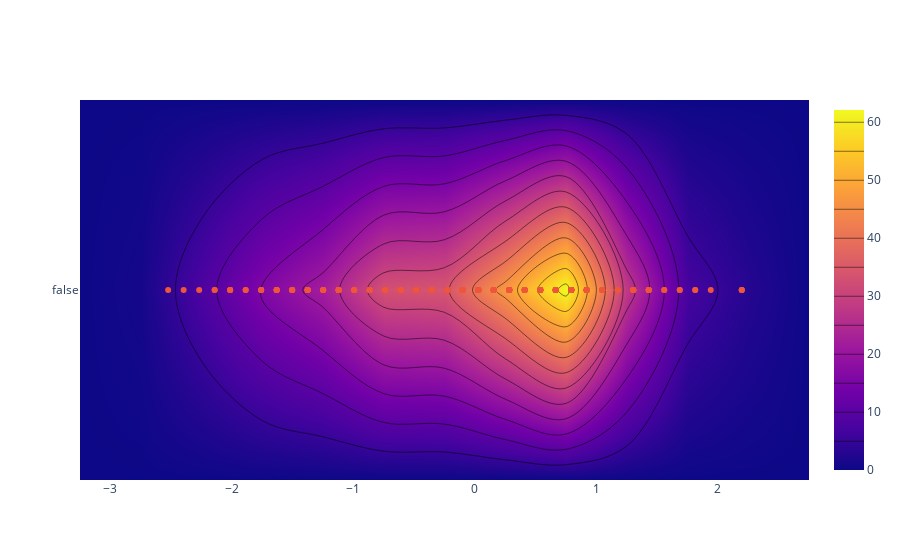

Notebook code for this chart:
### Markdown cell above
# Surface contours using plotly

### Code cell
iplot([go.Histogram2dContour(x=data.head(500)['age'], 
                             y=data.head(500)['fbs'], 
                             contours=go.Contours(coloring='heatmap')),
       go.Scatter(x=data.head(1000)['age'], y=data.head(1000)['fbs'], mode='markers')])

### Figure 1 — Plotly figure (JSON) as saved in the notebook; plotly's stock layout.template omitted (floating-point values rounded to 4 significant figures; data arrays with more than 128 entries replaced by an {"elided": "..."} marker saying what was removed)
{"data": [{"contours": {"coloring": "heatmap"}, "type": "histogram2dcontour", "x": {"elided": "261 float values"}, "y": {"elided": "261 str values"}}, {"mode": "markers", "type": "scatter", "x": {"elided": "261 float values"}, "y": {"elided": "261 str values"}}], "layout": {}}
